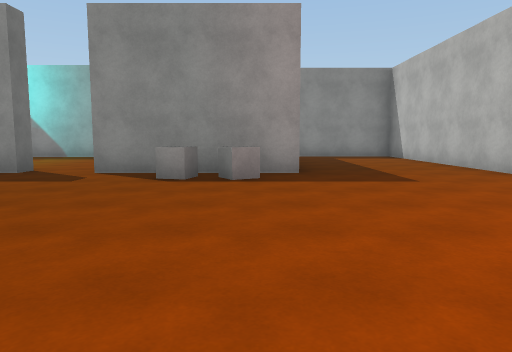
[1] (above)

16 first-person views from a walk through a 3-D level made in the Unity game engine. The camera is 1.3 m above the floor, tilts 6° down and sees 70° across. The floor is counted in squares, 2 m on a side. Each view is taken from the middle of a square. On the plan, view 1 faces up. The plan holds only what a view shows up to about 11 squares ahead; the rest is blank. The player character is not drawn. Some surface patterns are stand-ins.

[2]
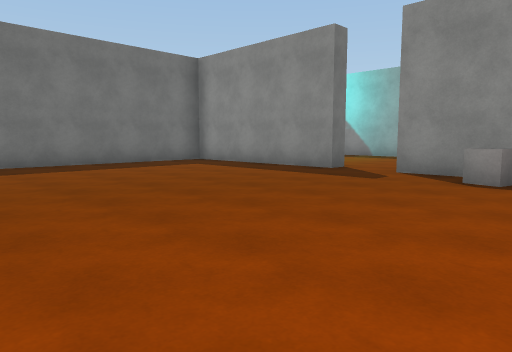

[3]
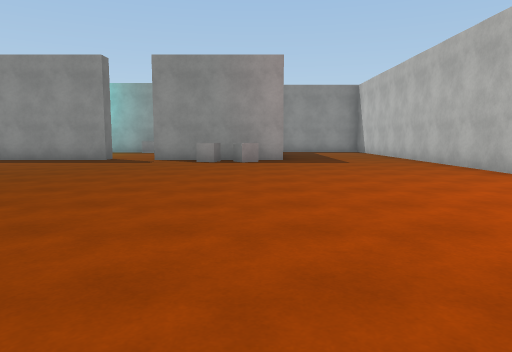

[4]
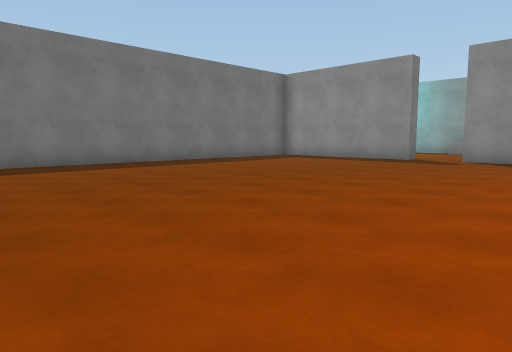

[5]
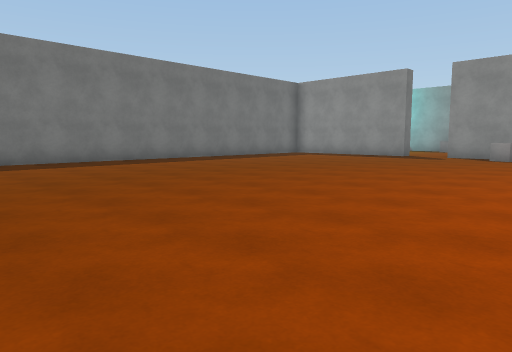

[6]
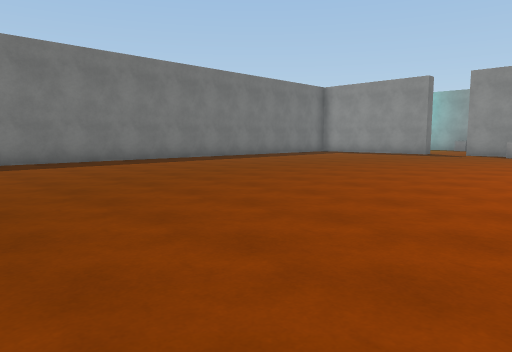

[7]
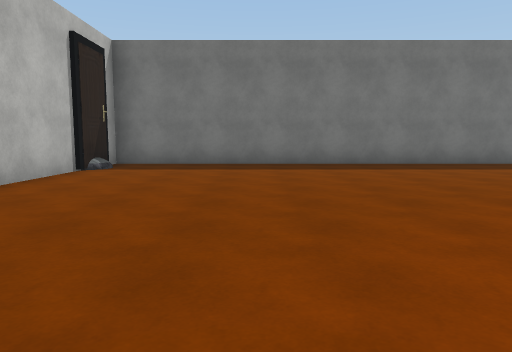

[8]
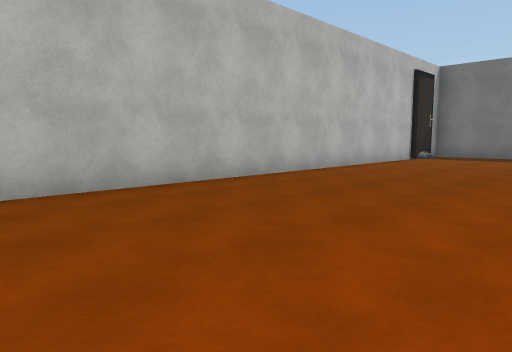

[9]
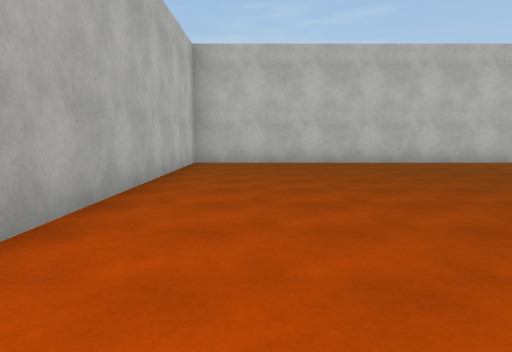

[10]
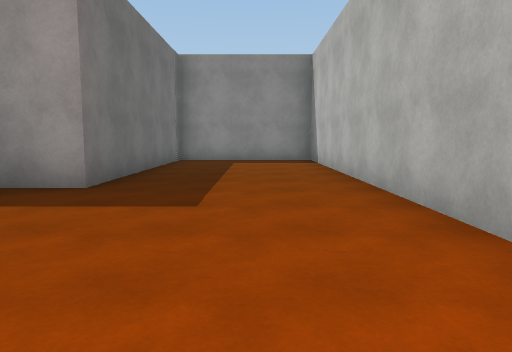

[11]
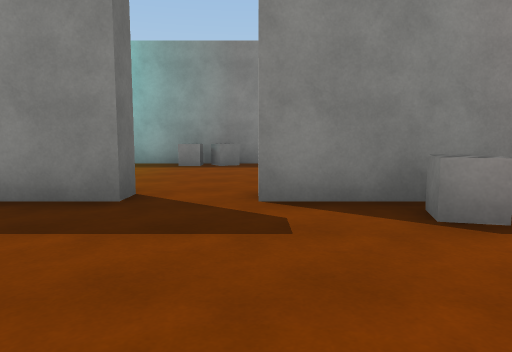

[12]
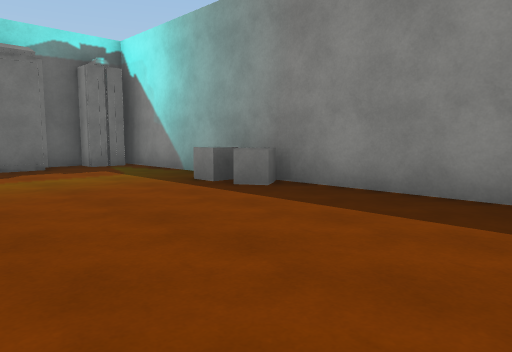

[13]
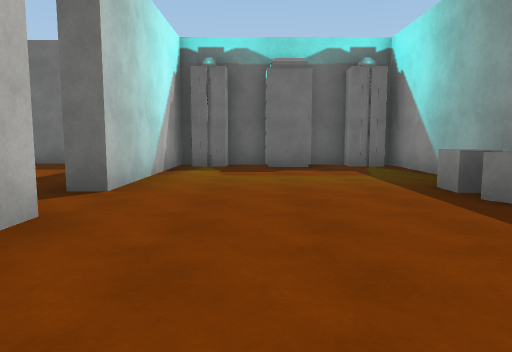

[14]
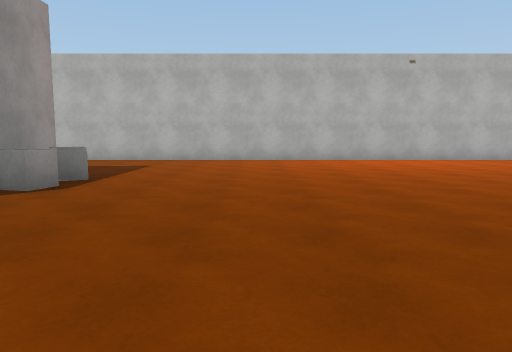

[15]
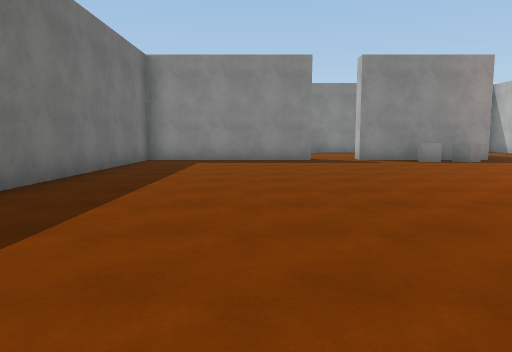

[16]
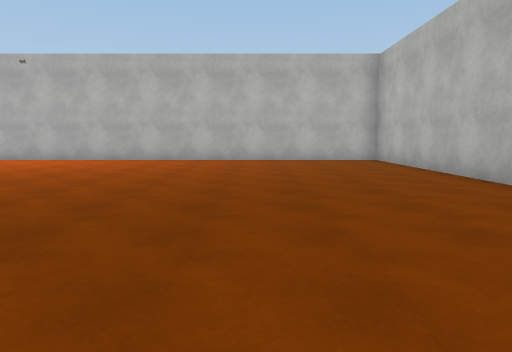

### Floor plan
Points are (right, up) in squares from view 1. A wall is a line through its corners. A room is listed if a view was taken in it or the views show most of it. See-through windows are left out.
Room 1 (views 1, 2, 3, 4, 5, 6, 7, 8, 9, 10, 11, 14, 15, 16)
walls: (-4.4, 7.2) (-4.4, 6.7) (-9.1, 6.7) (-9.1, -11.5) (4.6, -11.5) (4.6, 12.7) (0.8, 12.7) (0.8, 6.7) (-3, 6.7)
ways out: opening at (-3.5, 7) to room 2
objects: other object (-1, 6); other object (0, 6)
Room 2 (views 12, 13)
walls: (-3, 7.2) (-2.5, 7.2); (-0.6, 12.2) (-8.9, 12.2) (-8.9, 10.2); (-8.9, 9.2) (-8.9, 7.2) (-4.4, 7.2)
ways out: opening at (-3.5, 7) to room 1
objects: other object (-8, 10); other object (-5, 12); other object (-4, 12)

Where each view was taken, in squares from view 1:
view 1: 0 up, 0 right, facing up
view 2: 0 up, 0 right, facing up-left
view 3: 4 down, 0 right, facing up
view 4: 4 down, 0 right, facing up-left
view 5: 6 down, 1 right, facing up-left
view 6: 8 down, 1 right, facing up-left
view 7: 8 down, 0 right, facing left
view 8: 7 down, 4 right, facing down-left
view 9: 2 down, 3 right, facing down
view 10: 2 up, 3 right, facing up
view 11: 3 up, 3 left, facing up
view 12: 8 up, 0 right, facing up-left
view 13: 9 up, 0 right, facing left
view 14: 3 up, 6 left, facing right
view 15: 4 down, 6 left, facing up
view 16: 8 down, 6 left, facing right
